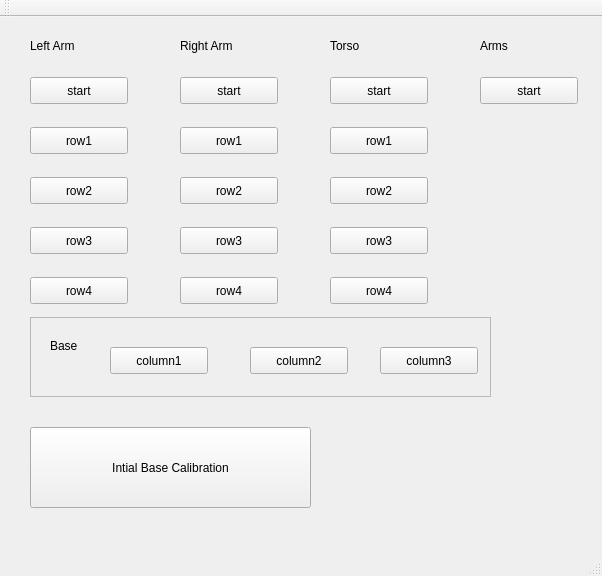
<?xml version="1.0" encoding="UTF-8"?>
<ui version="4.0">
 <class>PR2AmazonChallenge</class>
 <widget class="QMainWindow" name="PR2AmazonChallenge">
  <property name="geometry">
   <rect>
    <x>0</x>
    <y>0</y>
    <width>602</width>
    <height>576</height>
   </rect>
  </property>
  <property name="windowTitle">
   <string>PR2AmazonChallenge</string>
  </property>
  <widget class="QWidget" name="centralWidget">
   <widget class="QPushButton" name="l_arm_start_pos_button">
    <property name="geometry">
     <rect>
      <x>30</x>
      <y>60</y>
      <width>98</width>
      <height>27</height>
     </rect>
    </property>
    <property name="text">
     <string>start</string>
    </property>
   </widget>
   <widget class="QLabel" name="label">
    <property name="geometry">
     <rect>
      <x>30</x>
      <y>20</y>
      <width>66</width>
      <height>17</height>
     </rect>
    </property>
    <property name="text">
     <string>Left Arm</string>
    </property>
   </widget>
   <widget class="QLabel" name="label_2">
    <property name="geometry">
     <rect>
      <x>180</x>
      <y>20</y>
      <width>66</width>
      <height>17</height>
     </rect>
    </property>
    <property name="text">
     <string>Right Arm</string>
    </property>
   </widget>
   <widget class="QLabel" name="label_3">
    <property name="geometry">
     <rect>
      <x>330</x>
      <y>20</y>
      <width>66</width>
      <height>17</height>
     </rect>
    </property>
    <property name="text">
     <string>Torso</string>
    </property>
   </widget>
   <widget class="QPushButton" name="l_arm_row_1_pos_button">
    <property name="geometry">
     <rect>
      <x>30</x>
      <y>110</y>
      <width>98</width>
      <height>27</height>
     </rect>
    </property>
    <property name="text">
     <string>row1</string>
    </property>
   </widget>
   <widget class="QPushButton" name="l_arm_row_2_pos_button">
    <property name="geometry">
     <rect>
      <x>30</x>
      <y>160</y>
      <width>98</width>
      <height>27</height>
     </rect>
    </property>
    <property name="text">
     <string>row2</string>
    </property>
   </widget>
   <widget class="QPushButton" name="l_arm_row_3_pos_button">
    <property name="geometry">
     <rect>
      <x>30</x>
      <y>210</y>
      <width>98</width>
      <height>27</height>
     </rect>
    </property>
    <property name="text">
     <string>row3</string>
    </property>
   </widget>
   <widget class="QPushButton" name="l_arm_row_4_pos_button">
    <property name="geometry">
     <rect>
      <x>30</x>
      <y>260</y>
      <width>98</width>
      <height>27</height>
     </rect>
    </property>
    <property name="text">
     <string>row4</string>
    </property>
   </widget>
   <widget class="QPushButton" name="r_arm_row_3_pos_button">
    <property name="geometry">
     <rect>
      <x>180</x>
      <y>210</y>
      <width>98</width>
      <height>27</height>
     </rect>
    </property>
    <property name="text">
     <string>row3</string>
    </property>
   </widget>
   <widget class="QPushButton" name="r_arm_row_4_pos_button">
    <property name="geometry">
     <rect>
      <x>180</x>
      <y>260</y>
      <width>98</width>
      <height>27</height>
     </rect>
    </property>
    <property name="text">
     <string>row4</string>
    </property>
   </widget>
   <widget class="QPushButton" name="r_arm_start_pos_button">
    <property name="geometry">
     <rect>
      <x>180</x>
      <y>60</y>
      <width>98</width>
      <height>27</height>
     </rect>
    </property>
    <property name="text">
     <string>start</string>
    </property>
   </widget>
   <widget class="QPushButton" name="r_arm_row_1_pos_button">
    <property name="geometry">
     <rect>
      <x>180</x>
      <y>110</y>
      <width>98</width>
      <height>27</height>
     </rect>
    </property>
    <property name="text">
     <string>row1</string>
    </property>
   </widget>
   <widget class="QPushButton" name="r_arm_row_2_pos_button">
    <property name="geometry">
     <rect>
      <x>180</x>
      <y>160</y>
      <width>98</width>
      <height>27</height>
     </rect>
    </property>
    <property name="text">
     <string>row2</string>
    </property>
   </widget>
   <widget class="QPushButton" name="torso_row_3_pos_button">
    <property name="geometry">
     <rect>
      <x>330</x>
      <y>210</y>
      <width>98</width>
      <height>27</height>
     </rect>
    </property>
    <property name="text">
     <string>row3</string>
    </property>
   </widget>
   <widget class="QPushButton" name="torso_row_4_pos_button">
    <property name="geometry">
     <rect>
      <x>330</x>
      <y>260</y>
      <width>98</width>
      <height>27</height>
     </rect>
    </property>
    <property name="text">
     <string>row4</string>
    </property>
   </widget>
   <widget class="QPushButton" name="torso_start_pos_button">
    <property name="geometry">
     <rect>
      <x>330</x>
      <y>60</y>
      <width>98</width>
      <height>27</height>
     </rect>
    </property>
    <property name="text">
     <string>start</string>
    </property>
   </widget>
   <widget class="QPushButton" name="torso_row_1_pos_button">
    <property name="geometry">
     <rect>
      <x>330</x>
      <y>110</y>
      <width>98</width>
      <height>27</height>
     </rect>
    </property>
    <property name="text">
     <string>row1</string>
    </property>
   </widget>
   <widget class="QPushButton" name="torso_row_2_pos_button">
    <property name="geometry">
     <rect>
      <x>330</x>
      <y>160</y>
      <width>98</width>
      <height>27</height>
     </rect>
    </property>
    <property name="text">
     <string>row2</string>
    </property>
   </widget>
   <widget class="QPushButton" name="base_calibration_button">
    <property name="geometry">
     <rect>
      <x>30</x>
      <y>410</y>
      <width>281</width>
      <height>81</height>
     </rect>
    </property>
    <property name="text">
     <string>Intial Base Calibration</string>
    </property>
   </widget>
   <widget class="QFrame" name="frame">
    <property name="geometry">
     <rect>
      <x>30</x>
      <y>300</y>
      <width>461</width>
      <height>80</height>
     </rect>
    </property>
    <property name="frameShape">
     <enum>QFrame::StyledPanel</enum>
    </property>
    <property name="frameShadow">
     <enum>QFrame::Raised</enum>
    </property>
    <widget class="QLabel" name="label_4">
     <property name="geometry">
      <rect>
       <x>20</x>
       <y>20</y>
       <width>66</width>
       <height>17</height>
      </rect>
     </property>
     <property name="text">
      <string>Base</string>
     </property>
    </widget>
    <widget class="QPushButton" name="base_col_1_pos_button">
     <property name="geometry">
      <rect>
       <x>80</x>
       <y>30</y>
       <width>98</width>
       <height>27</height>
      </rect>
     </property>
     <property name="text">
      <string>column1</string>
     </property>
    </widget>
    <widget class="QPushButton" name="base_col_2_pos_button">
     <property name="geometry">
      <rect>
       <x>220</x>
       <y>30</y>
       <width>98</width>
       <height>27</height>
      </rect>
     </property>
     <property name="text">
      <string>column2</string>
     </property>
    </widget>
    <widget class="QPushButton" name="base_col_3_pos_button">
     <property name="geometry">
      <rect>
       <x>350</x>
       <y>30</y>
       <width>98</width>
       <height>27</height>
      </rect>
     </property>
     <property name="text">
      <string>column3</string>
     </property>
    </widget>
   </widget>
   <widget class="QLabel" name="label_5">
    <property name="geometry">
     <rect>
      <x>480</x>
      <y>20</y>
      <width>66</width>
      <height>17</height>
     </rect>
    </property>
    <property name="text">
     <string>Arms</string>
    </property>
   </widget>
   <widget class="QPushButton" name="arms_start_pos_button">
    <property name="geometry">
     <rect>
      <x>480</x>
      <y>60</y>
      <width>98</width>
      <height>27</height>
     </rect>
    </property>
    <property name="text">
     <string>start</string>
    </property>
   </widget>
  </widget>
  <widget class="QToolBar" name="mainToolBar">
   <attribute name="toolBarArea">
    <enum>TopToolBarArea</enum>
   </attribute>
   <attribute name="toolBarBreak">
    <bool>false</bool>
   </attribute>
  </widget>
  <widget class="QStatusBar" name="statusBar"/>
  <widget class="QMenuBar" name="menuBar">
   <property name="geometry">
    <rect>
     <x>0</x>
     <y>0</y>
     <width>602</width>
     <height>25</height>
    </rect>
   </property>
  </widget>
 </widget>
 <layoutdefault spacing="6" margin="11"/>
 <resources/>
 <connections/>
</ui>
